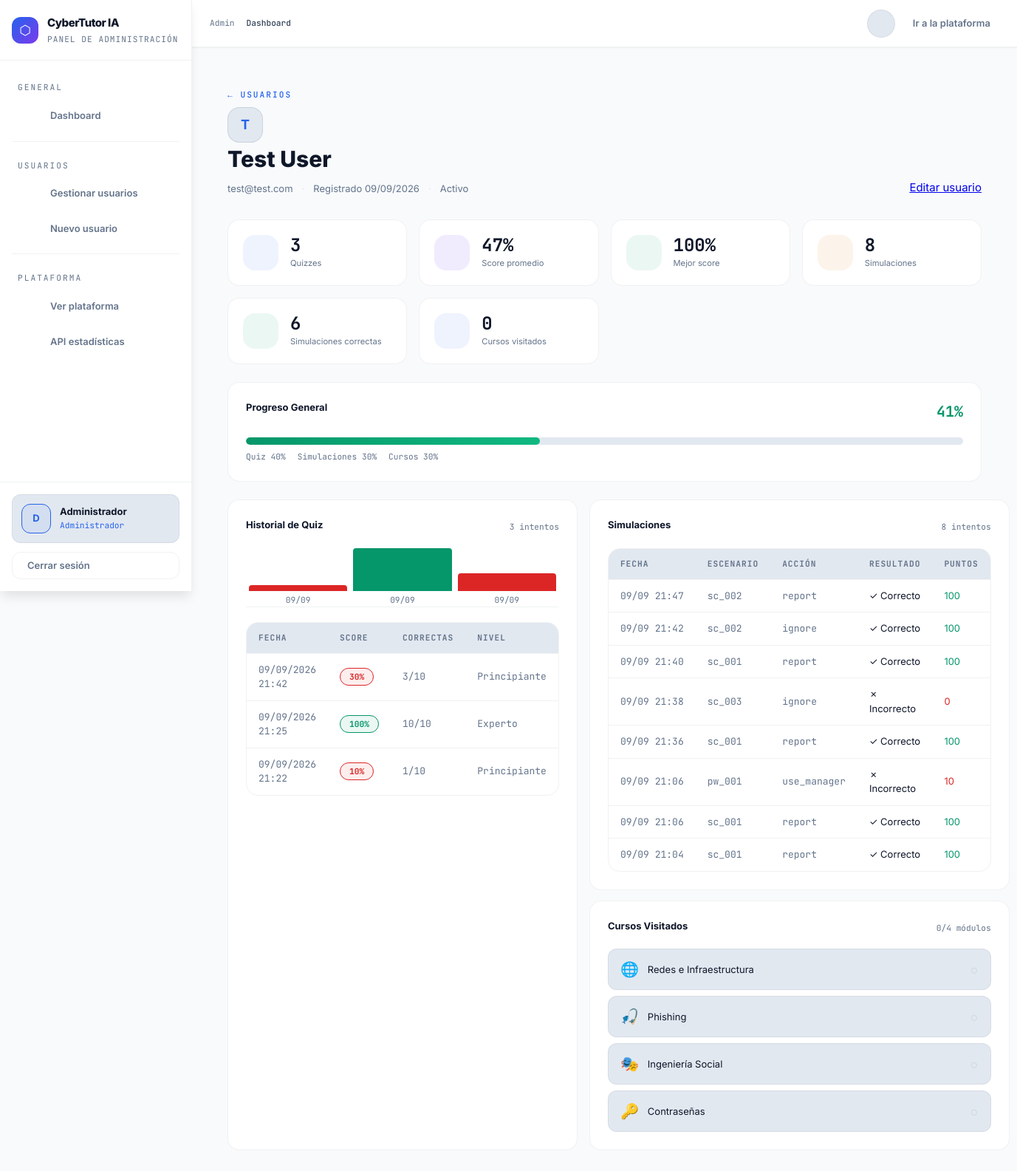
The page /admin/users/3/progress (signed in) on the database its author committed.
### app/models/user.py (models this page shows, shortened)
class User(db.Model, UserMixin):
    __tablename__ = 'user'
    id           = db.Column(db.Integer, primary_key=True)
    email        = db.Column(db.String(100), unique=True, nullable=False)
    password     = db.Column(db.String(255), nullable=False)
    name         = db.Column(db.String(100), default='')
    is_admin     = db.Column(db.Boolean, default=False)
    is_active    = db.Column(db.Boolean, default=True)
    created_at   = db.Column(db.DateTime, default=datetime.utcnow)
    last_login   = db.Column(db.DateTime, nullable=True)
    __table_args__ = (
        db.Index('ix_user_admin_active', 'is_admin', 'is_active'),
        db.Index('ix_user_created_at', 'created_at'),
        db.Index('ix_user_last_login', 'last_login'),
    )
    quiz_results       = db.relationship('QuizResult',       backref='user', lazy=True, cascade='all, delete-orphan')
    simulation_results = db.relationship('SimulationResult', backref='user', lazy=True, cascade='all, delete-orphan')
    course_visits      = db.relationship('CourseVisit',      backref='user', lazy=True, cascade='all, delete-orphan')
    @property
    def quiz_count(self):
        return len(self.quiz_results)
    @property
    def avg_quiz_score(self):
        if not self.quiz_results:
            return 0
        return round(sum(r.score for r in self.quiz_results) / len(self.quiz_results))
    @property
    def best_quiz_score(self):
        if not self.quiz_results:
            return 0
        return max(r.score for r in self.quiz_results)
    @property
    def simulation_count(self):
        return len(self.simulation_results)
    @property
    def simulation_correct(self):
        return sum(1 for r in self.simulation_results if r.is_correct)
    @property
    def courses_visited(self):
        return len(set(v.course_id for v in self.course_visits))
    @property
    def overall_progress(self):
        quiz_score   = self.avg_quiz_score * 0.4          # 40%
        sim_score    = (self.simulation_correct / max(self.simulation_count, 1)) * 100 * 0.3  # 30%
        course_score = min(self.courses_visited / 4, 1) * 100 * 0.3   # 30% (4 cursos total)
        return round(quiz_score + sim_score + course_score)

### app/models/progress.py (models this page shows, shortened)
class QuizResult(db.Model):
    __tablename__ = 'quiz_result'
    id         = db.Column(db.Integer, primary_key=True)
    user_id    = db.Column(db.Integer, db.ForeignKey('user.id'), nullable=False)
    score      = db.Column(db.Integer, nullable=False)
    correct    = db.Column(db.Integer, nullable=False)
    total      = db.Column(db.Integer, nullable=False)
    created_at = db.Column(db.DateTime, default=datetime.utcnow)
    __table_args__ = (
        db.Index('ix_quizresult_user_created', 'user_id', 'created_at'),
        db.Index('ix_quizresult_score', 'score'),
    )

class SimulationResult(db.Model):
    __tablename__ = 'simulation_result'
    id           = db.Column(db.Integer, primary_key=True)
    user_id      = db.Column(db.Integer, db.ForeignKey('user.id'), nullable=False)
    scenario_id  = db.Column(db.String(20), nullable=False)
    action_taken = db.Column(db.String(30), nullable=False)
    is_correct   = db.Column(db.Boolean, nullable=False)
    points       = db.Column(db.Integer, default=0)
    risk_level   = db.Column(db.String(10), default='medio')
    created_at   = db.Column(db.DateTime, default=datetime.utcnow)
    __table_args__ = (
        db.Index('ix_simresult_user_created', 'user_id', 'created_at'),
        db.Index('ix_simresult_scenario_correct', 'scenario_id', 'is_correct'),
        db.Index('ix_simresult_user_scenario', 'user_id', 'scenario_id'),
    )

### app/routes/admin.py (the view)
@admin.route('/users/<int:user_id>/progress')
@login_required
@admin_required
def user_progress(user_id):
    user = User.query.get_or_404(user_id)
    quiz_results = QuizResult.query.filter_by(user_id=user_id)\
                    .order_by(QuizResult.created_at.desc()).all()
    sim_results = SimulationResult.query.filter_by(user_id=user_id)\
                    .order_by(SimulationResult.created_at.desc()).all()
    course_visits = CourseVisit.query.filter_by(user_id=user_id)\
                    .order_by(CourseVisit.visited_at.desc()).all()
    quiz_history = [
        {'date': r.created_at.strftime('%d/%m'), 'score': r.score}
        for r in reversed(quiz_results[:10])
    ]
    return render_template('admin/user_progress.html',
        user=user,
        quiz_results=quiz_results,
        sim_results=sim_results,
        course_visits=course_visits,
        quiz_history=quiz_history,
    )

### app/templates/admin/user_progress.html (shortened to what this page needs)
{% extends "base_admin.html" %}
{% block content %}
<div class="admin-page">
  <div class="admin-header">
    <div>
      <div class="admin-eyebrow">
        <a href="{{ url_for('admin.users') }}" class="admin-back">← Usuarios</a>
      </div>
      <h1 class="admin-title">
        <div class="user-avatar user-avatar-lg">{{ user.email[0].upper() }}</div>
        {{ user.name or user.email }}
      </h1>
      <div class="user-meta">
        <span>{{ user.email }}</span>
        <span class="dot">·</span>
        <span>Registrado {{ user.created_at.strftime('%d/%m/%Y') }}</span>
        <span class="dot">·</span>
        <span class="status-pill {% if user.is_active %}status-active{% else %}status-inactive{% endif %}">
          {{ 'Activo' if user.is_active else 'Inactivo' }}
        </span>
      </div>
    </div>
    <a href="{{ url_for('admin.edit_user', user_id=user.id) }}" class="btn btn-secondary">Editar usuario</a>
  </div>
  <div class="kpi-grid">
    <div class="kpi-card">
      <div class="kpi-icon kpi-blue"></div>
      <div class="kpi-content">
        <div class="kpi-num">{{ user.quiz_count }}</div>
        <div class="kpi-label">Quizzes</div>
      </div>
    </div>
    <div class="kpi-card">
      <div class="kpi-icon kpi-purple"></div>
      <div class="kpi-content">
        <div class="kpi-num">{{ user.avg_quiz_score }}%</div>
        <div class="kpi-label">Score promedio</div>
      </div>
    </div>
    <div class="kpi-card">
      <div class="kpi-icon kpi-green"></div>
      <div class="kpi-content">
        <div class="kpi-num">{{ user.best_quiz_score }}%</div>
        <div class="kpi-label">Mejor score</div>
      </div>
    </div>
    <div class="kpi-card">
      <div class="kpi-icon kpi-orange"></div>
      <div class="kpi-content">
        <div class="kpi-num">{{ user.simulation_count }}</div>
        <div class="kpi-label">Simulaciones</div>
      </div>
    </div>
    <div class="kpi-card">
      <div class="kpi-icon kpi-green"></div>
      <div class="kpi-content">
        <div class="kpi-num">{{ user.simulation_correct }}</div>
        <div class="kpi-label">Simulaciones correctas</div>
      </div>
    </div>
    <div class="kpi-card">
      <div class="kpi-icon kpi-blue"></div>
      <div class="kpi-content">
        <div class="kpi-num">{{ user.courses_visited }}</div>
        <div class="kpi-label">Cursos visitados</div>
      </div>
    </div>
  </div>
  <div class="admin-card" style="margin-bottom:1.5rem;">
    <div class="admin-card-header">
      <span class="admin-card-title">Progreso General</span>
      <span class="prog-pct">{{ user.overall_progress }}%</span>
    </div>
    <div class="prog-bar-outer">
      <div class="prog-bar-inner" style="width:{{ user.overall_progress }}%"></div>
    </div>
    <div class="prog-legend">
      <span>Quiz 40%</span>
      <span>Simulaciones 30%</span>
      <span>Cursos 30%</span>
    </div>
  </div>
  <div class="admin-row" style="grid-template-columns: 1.4fr 1fr;">
    <div class="admin-card">
      <div class="admin-card-header">
        <span class="admin-card-title"> Historial de Quiz</span>
        <span class="admin-card-sub">{{ quiz_results | length }} intentos</span>
      </div>
      {% if quiz_results %}
      <div class="mini-chart">
        {% for r in quiz_results[-10:] | reverse %}
        <div class="mc-bar-wrap" title="{{ r.score }}% — {{ r.created_at.strftime('%d/%m') }}">
          <div class="mc-bar {% if r.score >= 90 %}mc-green{% elif r.score >= 70 %}mc-blue{% elif r.score >= 50 %}mc-yellow{% else %}mc-red{% endif %}"
               style="height: {{ r.score }}%">
          </div>
          <div class="mc-label">{{ r.created_at.strftime('%d/%m') }}</div>
        </div>
        {% endfor %}
      </div>
      <div class="admin-table-wrap" style="margin-top:1.25rem;">
        <table class="admin-table">
          <thead><tr><th>Fecha</th><th>Score</th><th>Correctas</th><th>Nivel</th></tr></thead>
          <tbody>
            {% for r in quiz_results %}
            <tr>
              <td class="td-muted td-mono">{{ r.created_at.strftime('%d/%m/%Y %H:%M') }}</td>
              <td>
                <span class="score-pill {% if r.score >= 90 %}pill-green{% elif r.score >= 70 %}pill-blue{% elif r.score >= 50 %}pill-yellow{% else %}pill-red{% endif %}">
                  {{ r.score }}%
                </span>
              </td>
              <td class="td-muted td-mono">{{ r.correct }}/{{ r.total }}</td>
              <td class="td-muted">
                {% if r.score >= 90 %}Experto
                {% elif r.score >= 70 %}Avanzado
                {% elif r.score >= 50 %}Intermedio
                {% else %}Principiante{% endif %}
              </td>
            </tr>
            {% endfor %}
          </tbody>
        </table>
      </div>
      {% else %}
      <p class="admin-empty">Sin resultados de quiz aún.</p>
      {% endif %}
    </div>
    <div style="display:flex; flex-direction:column; gap:14px;">
      <div class="admin-card">
        <div class="admin-card-header">
          <span class="admin-card-title"> Simulaciones</span>
          <span class="admin-card-sub">{{ sim_results | length }} intentos</span>
        </div>
        {% if sim_results %}
        <div class="admin-table-wrap">
          <table class="admin-table">
            <thead><tr><th>Fecha</th><th>Escenario</th><th>Acción</th><th>Resultado</th><th>Puntos</th></tr></thead>
            <tbody>
              {% for r in sim_results %}
              <tr>
                <td class="td-muted td-mono" style="white-space:nowrap;">{{ r.created_at.strftime('%d/%m %H:%M') }}</td>
                <td class="td-muted td-mono">{{ r.scenario_id }}</td>
                <td class="td-muted">{{ r.action_taken }}</td>
                <td>
                  <span class="status-pill {% if r.is_correct %}status-active{% else %}status-inactive{% endif %}">
                    {{ '✓ Correcto' if r.is_correct else '✗ Incorrecto' }}
                  </span>
                </td>
                <td class="td-mono {% if r.points >= 75 %}text-success{% elif r.points >= 25 %}text-warning{% else %}text-danger{% endif %}">
                  {{ r.points }}
                </td>
              </tr>
              {% endfor %}
            </tbody>
          </table>
        </div>
        {% else %}
        <p class="admin-empty">Sin simulaciones registradas.</p>
        {% endif %}
      </div>
      <div class="admin-card">
        <div class="admin-card-header">
          <span class="admin-card-title"> Cursos Visitados</span>
          <span class="admin-card-sub">{{ user.courses_visited }}/4 módulos</span>
        </div>
        {% set all_courses = [
          ('redes', 'Redes e Infraestructura', '🌐'),
          ('phishing', 'Phishing', '🎣'),
          ('ingenieria', 'Ingeniería Social', '🎭'),
          ('contrasena', 'Contraseñas', '🔑'),
        ] %}
        {% set visited_ids = course_visits | map(attribute='course_id') | list %}
        <div class="course-check-list">
          {% for cid, cname, icon in all_courses %}
          <div class="cc-item {% if cid in visited_ids %}cc-done{% endif %}">
            <span class="cc-icon">{{ icon }}</span>
            <span class="cc-name">{{ cname }}</span>
            <span class="cc-status">{{ '✓' if cid in visited_ids else '○' }}</span>
          </div>
          {% endfor %}
        </div>
      </div>
    </div>
  </div>
</div>
{% endblock %}

### app/templates/base_admin.html (shortened to what this page needs)
<!DOCTYPE html>
<html lang="es" data-theme="light">
<head>
  <link rel="stylesheet" href="https://cdnjs.cloudflare.com/ajax/libs/tabler-icons/3.19.0/tabler-icons.min.css">
  <link rel="stylesheet" href="{{ url_for('static', filename='css/design-tokens.css') }}">
  <link rel="stylesheet" href="{{ url_for('static', filename='css/admin.css') }}">
</head>
<body>
<aside class="admin-sidebar" id="sidebar">
  <div class="sidebar-logo">
    <div class="logo-wrap">
      <div class="logo-icon">⬡</div>
      <div>
        <div class="logo-title">CyberTutor IA</div>
        <div class="logo-sub">Panel de administración</div>
      </div>
    </div>
  </div>
  <nav class="sidebar-nav">
    <span class="nav-section-label">General</span>
    <a href="{{ url_for('admin.dashboard') }}"
       class="nav-link {% if request.endpoint == 'admin.dashboard' %}active{% endif %}">
       Dashboard
    </a>
    <div class="nav-divider"></div>
    <span class="nav-section-label">Usuarios</span>
    <a href="{{ url_for('admin.users') }}"
       class="nav-link {% if request.endpoint in ['admin.users', 'admin.create_user', 'admin.edit_user'] %}active{% endif %}">
       Gestionar usuarios
    </a>
    <a href="{{ url_for('admin.create_user') }}" class="nav-link">
       Nuevo usuario
    </a>
    <div class="nav-divider"></div>
    <span class="nav-section-label">Plataforma</span>
    <a href="{{ url_for('main.home') }}" class="nav-link" target="_blank">
       Ver plataforma
    </a>
    <a href="{{ url_for('admin.api_stats') }}" class="nav-link" target="_blank">
       API estadísticas
    </a>
  </nav>
  <div class="sidebar-footer">
    <div class="admin-profile">
      <div class="profile-avatar">
        {{ current_user.email[0].upper() if current_user.is_authenticated else 'A' }}
      </div>
      <div>
        <div class="profile-name">
          {{ current_user.name or current_user.email if current_user.is_authenticated else 'Admin' }}
        </div>
        <div class="profile-role">Administrador</div>
      </div>
    </div>
    <a href="{{ url_for('auth.logout') }}" class="btn-logout">
       Cerrar sesión
    </a>
  </div>
</aside>
<main class="admin-main">
  <div class="admin-topnav">
    <div class="breadcrumb">
      <a href="{{ url_for('admin.dashboard') }}">Admin</a>
      <span class="current">{% block breadcrumb %}Dashboard{% endblock %}</span>
    </div>
    <div class="topnav-right">
      <button class="theme-toggle" id="themeToggle" aria-label="Cambiar tema">
      </button>
      <a href="{{ url_for('main.home') }}" target="_blank"> Ir a la plataforma</a>
    </div>
  </div>
  <div class="admin-content">
    {% block content %}{% endblock %}
  </div>
</main>
</body>
</html>

### rows shown on the page
User: is_active+email "D", is_active+name "Administrador"
User: email "T", name "Test User", email "test@test.com", created_at "09/09/2026", is_active "Activo"
QuizResult: avg_quiz_score "47", best_quiz_score "100", overall_progress "41", created_at "09/09", created_at "09/09/2026 21:22", score "10", correct "1", total "10", shows "Principiante"
SimulationResult: simulation_correct "6", created_at "09/09 21:04", scenario_id "sc_001", action_taken "report", is_correct "✓ Correcto", points "100"
QuizResult: created_at "09/09", created_at "09/09/2026 21:25", score "100", correct "10", total "10", shows "Experto"
QuizResult: created_at "09/09", created_at "09/09/2026 21:42", score "30", correct "3", total "10", shows "Principiante"
SimulationResult: created_at "09/09 21:47", scenario_id "sc_002", action_taken "report", is_correct "✓ Correcto", points "100"
SimulationResult: created_at "09/09 21:42", scenario_id "sc_002", action_taken "ignore", is_correct "✓ Correcto", points "100"
SimulationResult: created_at "09/09 21:40", scenario_id "sc_001", action_taken "report", is_correct "✓ Correcto", points "100"
SimulationResult: created_at "09/09 21:38", scenario_id "sc_003", action_taken "ignore", is_correct "✗ Incorrecto", points "0"
SimulationResult: created_at "09/09 21:36", scenario_id "sc_001", action_taken "report", is_correct "✓ Correcto", points "100"
SimulationResult: created_at "09/09 21:06", scenario_id "pw_001", action_taken "use_manager", is_correct "✗ Incorrecto", points "10"
SimulationResult: created_at "09/09 21:06", scenario_id "sc_001", action_taken "report", is_correct "✓ Correcto", points "100"

### other values the page prints
{{ user.quiz_count }} "3"
{{ user.simulation_count }} "8"
{{ user.courses_visited }} "0"
{{ quiz_results | length }} "3"
{{ sim_results | length }} "8"
{{ icon }} "🌐" "🎣" "🎭" "🔑"
{{ cname }} "Redes e Infraestructura" "Phishing" "Ingeniería Social" "Contraseñas"
